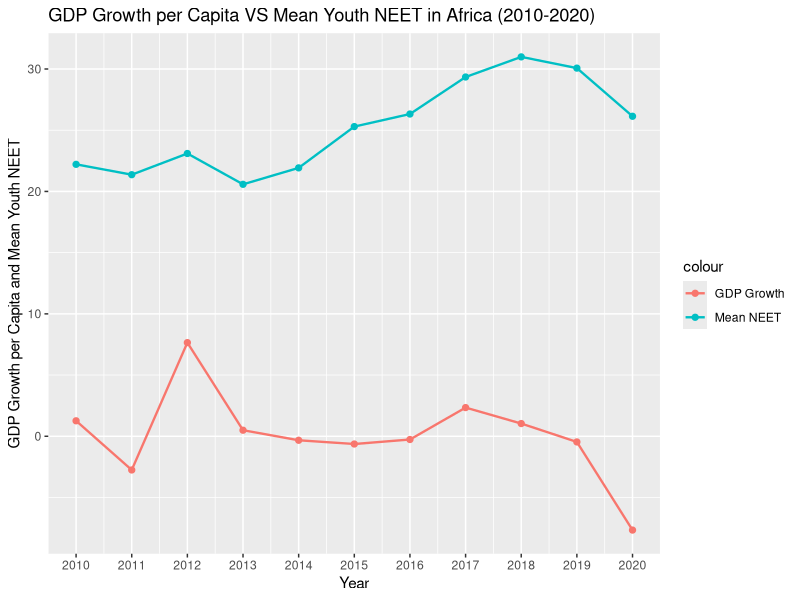

This chart was generated by the following R code:
library(tidyverse)
library(dplyr)
library(ggplot2)

# Load data

GDP <- read.csv("data sets/gdp-per-capita-worldbank.csv")
NEET <- read.csv("data sets/youth-not-in-education-employment-training.csv")
Continents <- read.csv("data sets/continents-according-to-our-world-in-data.csv")

# Filter the data of NEET in Africa in 2010-2021
youth_NEET <- NEET %>%
  filter(Year >= 2010, Year <= 2020) %>%
  inner_join(Continents, Year, by = "Entity") %>%
  select(-Year.y, -Code.y) %>%
  filter(Continent == "Africa")

# Filter the data of GDP in Africa in 2010-2021

GDP <- GDP %>%
  filter(Year >= 2009, Year <= 2020) %>%
  inner_join(Continents, Year, by = "Entity") %>%
  select(-Year.y, -Code.y) %>%
  filter(Continent == "Africa")

# Calculate GDP growth rate

GDP_Growth <- GDP %>%
  group_by(Year.x) %>%
  summarise(Total_GDP = sum(GDP.per.capita..PPP..constant.2017.international...)) %>%
  mutate(GDP_Growth = ((Total_GDP - lag(Total_GDP)) / lag(Total_GDP)) * 100)

# Calculate mean NEET 

mean_youth_NEET <- youth_NEET %>%
  group_by(Year.x) %>%
  summarise(mean_NEET = mean(Share.of.youth.not.in.education..employment.or.training..total....of.youth.population.))


# Combine the two data set for plot
GDP_Growth_NEET <- inner_join(GDP_Growth, mean_youth_NEET, by = "Year.x")


# Plot NEET and GDP growth
ggplot(GDP_Growth_NEET, aes(x = Year.x)) + 
  geom_point(aes(y = mean_NEET, colour = "Mean NEET"), size = 1.8)+
  geom_line(aes(y = mean_NEET, colour = "Mean NEET"), size = 0.8)+
  geom_point(aes(y = GDP_Growth, colour = "GDP Growth"), size = 1.8) + 
  geom_line(aes(y = GDP_Growth, colour = "GDP Growth"), size = 0.8) +
  scale_x_continuous(breaks = 2010:2020) + 
  labs(title = "GDP Growth per Capita VS Mean Youth NEET in Africa (2010-2020)", x = "Year", y = "GDP Growth per Capita and Mean Youth NEET")

